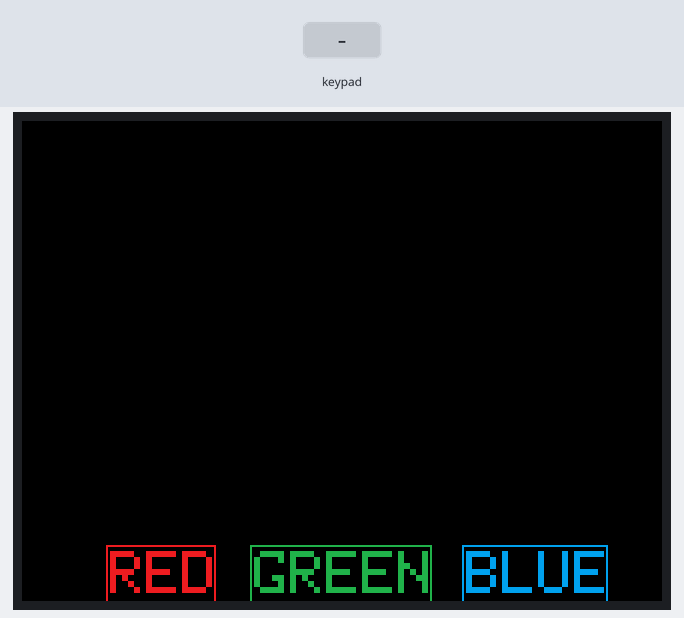
Bench run of a sketch on a simulated ESP32. Parts: 320×240 colour display. The test bench sets the inputs (shaded band).

Above: at 1.3 s.
1.4 s: key 'A' pressed
At 2.6 s:
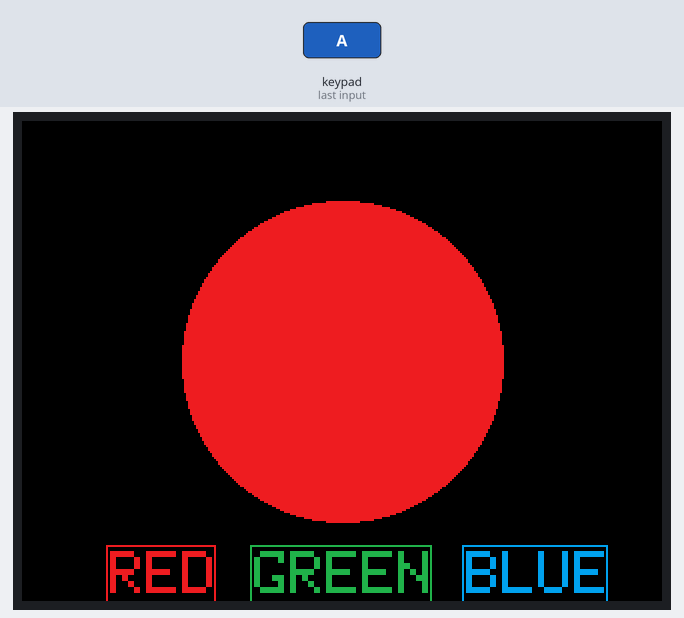
2.9 s: key 'B' pressed
At 4.0 s:
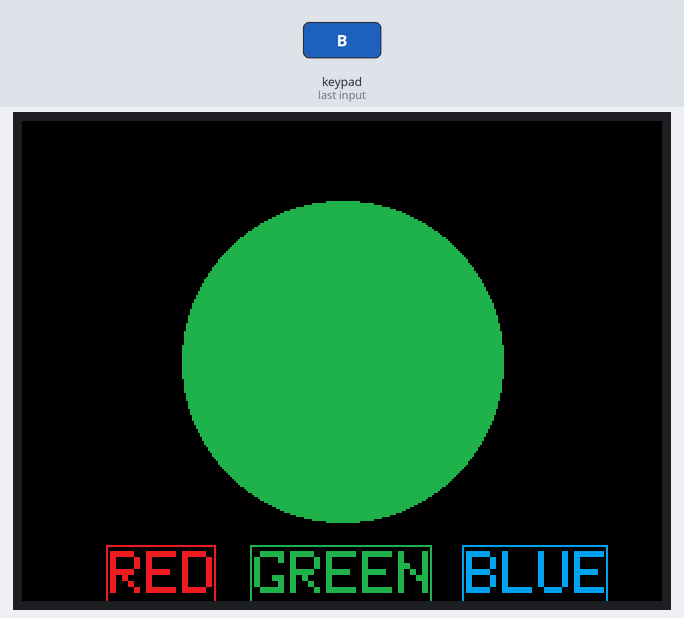
4.4 s: key 'C' pressed
At 5.1 s:
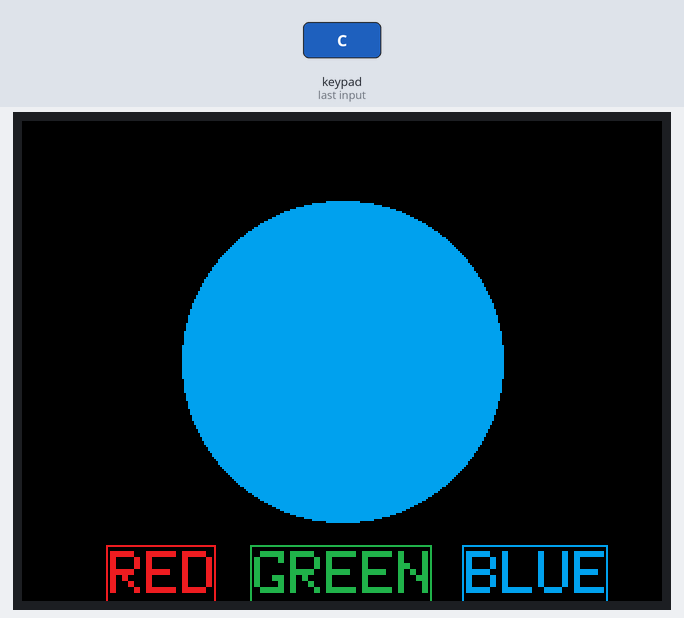
Timing chart, 0 to 7.4 s (numbered marks = the images above; inputs shaded):
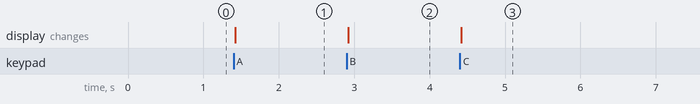

The sketch:

Lcd_with_Btn.ino
```cpp
#include <M5Core2.h>

#define myRED 0xe8e4
#define myGREEN 0x2589
#define myBLUE 0x51d

void setup() {
  M5.begin();
  M5.Lcd.setBrightness(100);//螢幕亮度100
  M5.Lcd.setTextSize(3); //字體大小

  //
  M5.Lcd.setCursor(44, 215); //設定座標
  M5.Lcd.setTextColor(myRED); //字體顏色：紅
  M5.Lcd.printf("RED");
  M5.Lcd.drawRect(42, 212, 55, 30, myRED); //繪製長方形
  //在 (44,215) 座標上繪製一個 GREEN 的字並且有長方形外框

  //
  M5.Lcd.setCursor(116, 215); //設定座標
  M5.Lcd.setTextColor(myGREEN); //字體顏色：綠
  M5.Lcd.printf("GREEN");
  M5.Lcd.drawRect(114, 212, 91, 30, myGREEN); //繪製長方形
  // 在 (116,215) 座標上繪製一個 GREEN 的字並且有長方形外框

  M5.Lcd.setCursor(222, 215);
  M5.Lcd.setTextColor(myBLUE);
  M5.Lcd.printf("BLUE");
  M5.Lcd.drawRect(220, 212, 73, 30, myBLUE);
}

void loop() {
  M5.update();
  if (M5.BtnA.wasPressed()){      //BtnA 被按下
    M5.Lcd.fillCircle(160, 120, 80, myRED); //畫一個紅色的圓
  }
  if (M5.BtnB.wasPressed()){
    M5.Lcd.fillCircle(160, 120, 80, myGREEN);
  }
  if (M5.BtnC.wasPressed()){
    M5.Lcd.fillCircle(160, 120, 80, myBLUE);
  }
}
```

Measured:
- after the input at 1.4 s, the display: changes at once (image 1)
- after the input at 2.9 s, the display: changes at once (image 2)
- after the input at 4.4 s, the display: changes at once (image 3)
